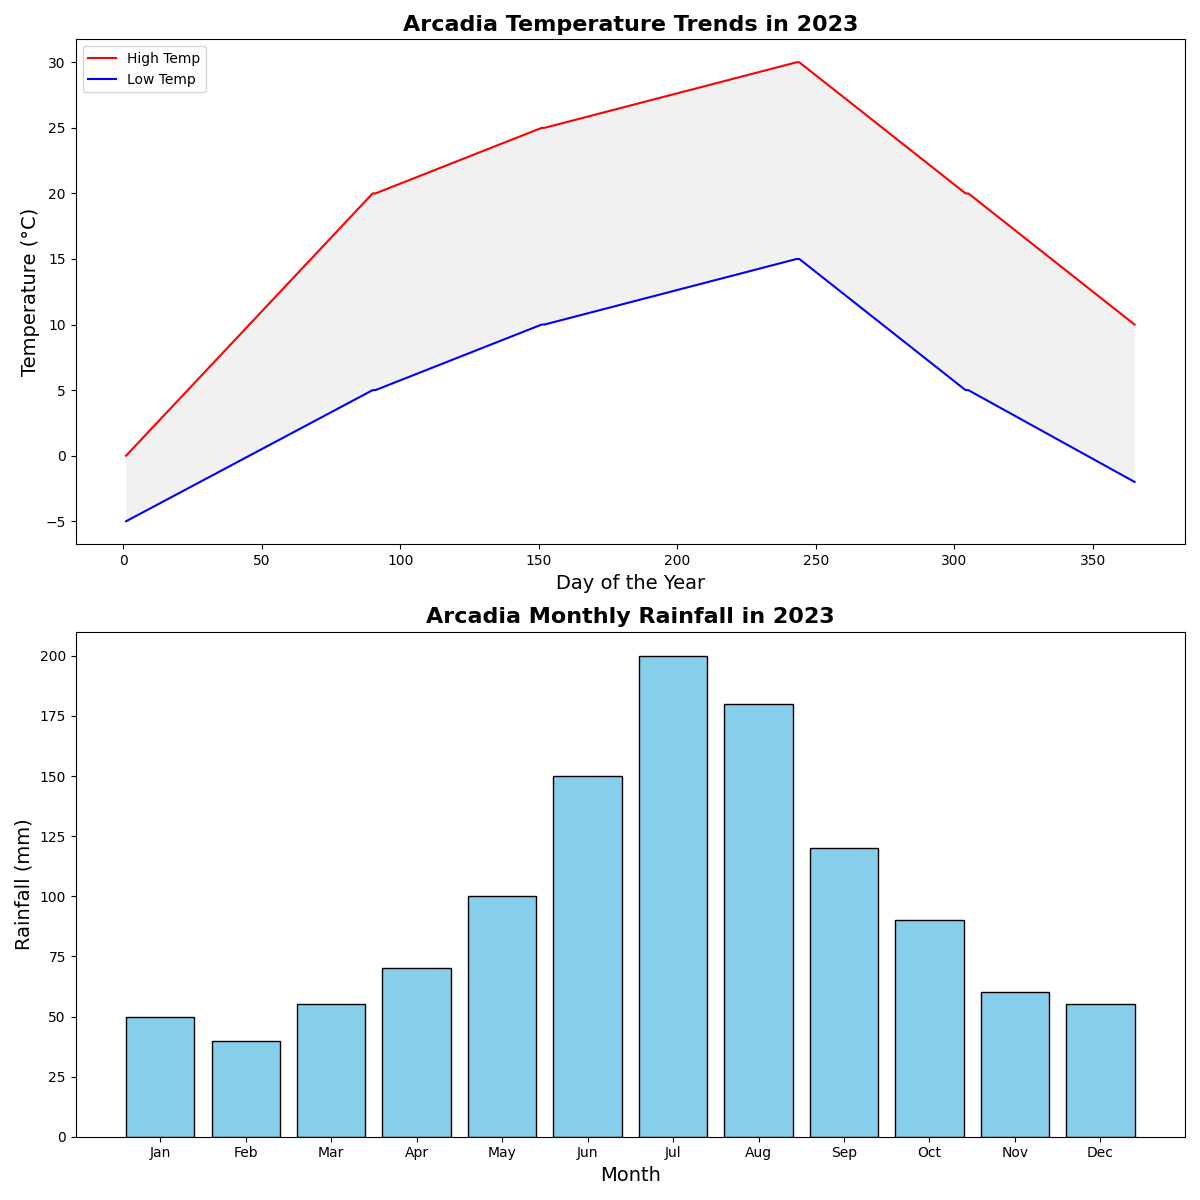

Here is the Python script that generated this plot:
import matplotlib.pyplot as plt
import numpy as np

# Backstory:
# We want to visualize the trends in the temperature (daily high and low) and the amount of rainfall over a year in a fictional city named Arcadia. The chart will have two subplots: one for daily high and low temperatures and another for monthly rainfall.

# Generate data for temperatures and rainfall
days = np.arange(1, 366)
months = np.arange(1, 13)

# Temperatures (in degrees Celsius)
high_temps = np.concatenate([
    np.linspace(0, 20, 90),   # Jan-Mar
    np.linspace(20, 25, 61),  # Apr-May
    np.linspace(25, 30, 92),  # Jun-Aug
    np.linspace(30, 20, 61),  # Sep-Oct
    np.linspace(20, 10, 61)   # Nov-Dec
])

low_temps = np.concatenate([
    np.linspace(-5, 5, 90),   # Jan-Mar
    np.linspace(5, 10, 61),   # Apr-May
    np.linspace(10, 15, 92),  # Jun-Aug
    np.linspace(15, 5, 61),   # Sep-Oct
    np.linspace(5, -2, 61)    # Nov-Dec
])

# Monthly rainfall (in mm)
rainfall = np.array([50, 40, 55, 70, 100, 150, 200, 180, 120, 90, 60, 55])

# Create subplots
fig, ax = plt.subplots(2, 1, figsize=(12, 12), dpi=100)

# Plot high and low temperatures
ax[0].plot(days, high_temps, label='High Temp', color='red')
ax[0].plot(days, low_temps, label='Low Temp', color='blue')
ax[0].fill_between(days, low_temps, high_temps, facecolor='lightgrey', alpha=0.3)

# Customize the temperature plot
ax[0].set_title('Arcadia Temperature Trends in 2023', fontsize=16, fontweight='bold')
ax[0].set_xlabel('Day of the Year', fontsize=14)
ax[0].set_ylabel('Temperature (°C)', fontsize=14)
ax[0].legend(loc='upper left')

# Plot rainfall
ax[1].bar(months, rainfall, color='skyblue', edgecolor='black')

# Customize the rainfall plot
ax[1].set_title('Arcadia Monthly Rainfall in 2023', fontsize=16, fontweight='bold')
ax[1].set_xlabel('Month', fontsize=14)
ax[1].set_ylabel('Rainfall (mm)', fontsize=14)
ax[1].set_xticks(months)
ax[1].set_xticklabels(['Jan', 'Feb', 'Mar', 'Apr', 'May', 'Jun', 'Jul', 'Aug', 'Sep', 'Oct', 'Nov', 'Dec'])

# Improve the layout
plt.tight_layout()

# Display the chart
plt.show()
